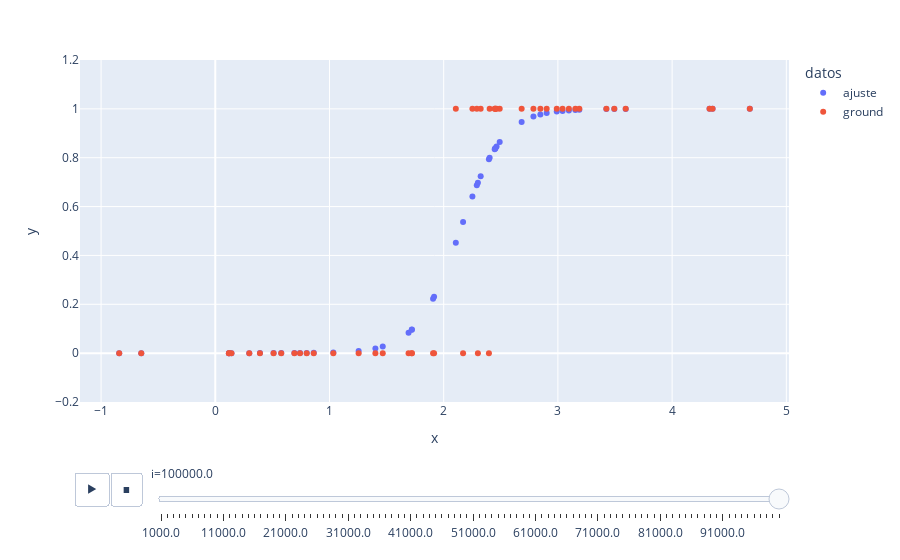

The code cell stored with this chart in its notebook:
### Code cell
px.scatter(df, x="x", y="y", color='datos', animation_frame="i",range_y=[-0.2,1.2],height=800)

### Figure 1 — Plotly figure (JSON) as saved in the notebook; plotly's stock layout.template omitted (floating-point values rounded to 4 significant figures)
{"data": [{"hoverlabel": {"namelength": 0}, "hovertemplate": "datos=ajuste<br>i=100000.0<br>x=%{x}<br>y=%{y}", "legendgroup": "ajuste", "marker": {"color": "#636efa", "symbol": "circle"}, "mode": "markers", "name": "ajuste", "showlegend": true, "type": "scatter", "x": ["4.327841741687896", "0.14162510227506353", "1.7212725764742365", "4.680204109183074", "2.251384452592745", "-0.8412309575042263", "2.989868320864879", "2.289896828732131", "3.152732387733973", "0.12008698614877522", "1.90701555386835", "0.8620574339596514", "2.3238354868010243", "2.9016878195850815", "2.395849411373184", "2.7856895362991874", "1.9157789678716912", "2.682597178515218", "2.40227336499933", "0.5774625981892354", "3.424284373390549", "1.4662521709726577", "3.1875325582536735", "0.8005036996180719", "0.5105948690799397", "2.4904034827445174", "2.2994762909305937", "3.040646203820823", "2.463003095330545", "1.7206847594115295", "2.4530177126605333", "2.846531558110708", "0.29771326566290257", "1.4019954711214946", "2.1696863496359793", "3.0961271619853035", "2.4502618399043206", "1.0337709973724742", "1.692326103459743", "3.4937624877659355", "3.5936353284618683", "2.106151721091778", "2.4466713986197526", "0.11950465822966294", "4.353963680822197", "0.7420662367891939", "-0.6481125675981234", "1.2552312768456788", "0.6927565162652675", "0.39103447928391777"], "xaxis": "x", "y": ["0.9999909982736428", "2.4093301379220297e-05", "0.0964757988084812", "0.9999986167187537", "0.6412454966295937", "1.2972124803881867e-07", "0.9890796878401329", "0.6868610037911108", "0.9953759365547045", "2.1487075462683756e-05", "0.22275161716078332", "0.001107957568627715", "0.7242983560848274", "0.9826631320186385", "0.7939122274888835", "0.9683497600254684", "0.230920450801105", "0.9464886415486805", "0.7994430378768972", "0.00024429764585543194", "0.9989043031808711", "0.026790300221399853", "0.996153835611531", "0.0007990286584481334", "0.00017123350476773165", "0.8642759676491125", "0.697707308336764", "0.9916412938686888", "0.8462677053790457", "0.09620378367298262", "0.8392348758126547", "0.9768932030624488", "5.5234182232496156e-05", "0.01918767179670989", "0.536562526986275", "0.9937627816509952", "0.8372486411985792", "0.002755511051966226", "0.08387122706193943", "0.9992423840860667", "0.9995543119479863", "0.45234417234464525", "0.8346313128084833", "2.1420669981126864e-05", "0.9999921652606828", "0.0005858059529201036", "3.620923880844463e-07", "0.00888706770608165", "0.0004507983725831571", "9.070305675644014e-05"], "yaxis": "y"}, {"hoverlabel": {"namelength": 0}, "hovertemplate": "datos=ground<br>i=100000.0<br>x=%{x}<br>y=%{y}", "legendgroup": "ground", "marker": {"color": "#EF553B", "symbol": "circle"}, "mode": "markers", "name": "ground", "showlegend": true, "type": "scatter", "x": ["4.327841741687896", "0.14162510227506353", "1.7212725764742365", "4.680204109183074", "2.251384452592745", "-0.8412309575042263", "2.989868320864879", "2.289896828732131", "3.152732387733973", "0.12008698614877522", "1.90701555386835", "0.8620574339596514", "2.3238354868010243", "2.9016878195850815", "2.395849411373184", "2.7856895362991874", "1.9157789678716912", "2.682597178515218", "2.40227336499933", "0.5774625981892354", "3.424284373390549", "1.4662521709726577", "3.1875325582536735", "0.8005036996180719", "0.5105948690799397", "2.4904034827445174", "2.2994762909305937", "3.040646203820823", "2.463003095330545", "1.7206847594115295", "2.4530177126605333", "2.846531558110708", "0.29771326566290257", "1.4019954711214946", "2.1696863496359793", "3.0961271619853035", "2.4502618399043206", "1.0337709973724742", "1.692326103459743", "3.4937624877659355", "3.5936353284618683", "2.106151721091778", "2.4466713986197526", "0.11950465822966294", "4.353963680822197", "0.7420662367891939", "-0.6481125675981234", "1.2552312768456788", "0.6927565162652675", "0.39103447928391777"], "xaxis": "x", "y": ["1", "0", "0", "1", "1", "0", "1", "1", "1", "0", "0", "0", "1", "1", "0", "1", "0", "1", "1", "0", "1", "0", "1", "0", "0", "1", "0", "1", "1", "0", "1", "1", "0", "0", "0", "1", "1", "0", "0", "1", "1", "1", "1", "0", "1", "0", "0", "0", "0", "0"], "yaxis": "y"}], "layout": {"autosize": true, "legend": {"title": {"text": "datos"}, "tracegroupgap": 0}, "margin": {"t": 60}, "sliders": [{"active": 99, "currentvalue": {"prefix": "i="}, "len": 0.9, "pad": {"b": 10, "t": 60}, "steps": [{"args": [["1000.0"], {"frame": {"duration": 0, "redraw": false}, "fromcurrent": true, "mode": "immediate", "transition": {"duration": 0, "easing": "linear"}}], "label": "1000.0", "method": "animate"}, {"args": [["2000.0"], {"frame": {"duration": 0, "redraw": false}, "fromcurrent": true, "mode": "immediate", "transition": {"duration": 0, "easing": "linear"}}], "label": "2000.0", "method": "animate"}, {"args": [["3000.0"], {"frame": {"duration": 0, "redraw": false}, "fromcurrent": true, "mode": "immediate", "transition": {"duration": 0, "easing": "linear"}}], "label": "3000.0", "method": "animate"}, {"args": [["4000.0"], {"frame": {"duration": 0, "redraw": false}, "fromcurrent": true, "mode": "immediate", "transition": {"duration": 0, "easing": "linear"}}], "label": "4000.0", "method": "animate"}, {"args": [["5000.0"], {"frame": {"duration": 0, "redraw": false}, "fromcurrent": true, "mode": "immediate", "transition": {"duration": 0, "easing": "linear"}}], "label": "5000.0", "method": "animate"}, {"args": [["6000.0"], {"frame": {"duration": 0, "redraw": false}, "fromcurrent": true, "mode": "immediate", "transition": {"duration": 0, "easing": "linear"}}], "label": "6000.0", "method": "animate"}, {"args": [["7000.0"], {"frame": {"duration": 0, "redraw": false}, "fromcurrent": true, "mode": "immediate", "transition": {"duration": 0, "easing": "linear"}}], "label": "7000.0", "method": "animate"}, {"args": [["8000.0"], {"frame": {"duration": 0, "redraw": false}, "fromcurrent": true, "mode": "immediate", "transition": {"duration": 0, "easing": "linear"}}], "label": "8000.0", "method": "animate"}, {"args": [["9000.0"], {"frame": {"duration": 0, "redraw": false}, "fromcurrent": true, "mode": "immediate", "transition": {"duration": 0, "easing": "linear"}}], "label": "9000.0", "method": "animate"}, {"args": [["10000.0"], {"frame": {"duration": 0, "redraw": false}, "fromcurrent": true, "mode": "immediate", "transition": {"duration": 0, "easing": "linear"}}], "label": "10000.0", "method": "animate"}, {"args": [["11000.0"], {"frame": {"duration": 0, "redraw": false}, "fromcurrent": true, "mode": "immediate", "transition": {"duration": 0, "easing": "linear"}}], "label": "11000.0", "method": "animate"}, {"args": [["12000.0"], {"frame": {"duration": 0, "redraw": false}, "fromcurrent": true, "mode": "immediate", "transition": {"duration": 0, "easing": "linear"}}], "label": "12000.0", "method": "animate"}, {"args": [["13000.0"], {"frame": {"duration": 0, "redraw": false}, "fromcurrent": true, "mode": "immediate", "transition": {"duration": 0, "easing": "linear"}}], "label": "13000.0", "method": "animate"}, {"args": [["14000.0"], {"frame": {"duration": 0, "redraw": false}, "fromcurrent": true, "mode": "immediate", "transition": {"duration": 0, "easing": "linear"}}], "label": "14000.0", "method": "animate"}, {"args": [["15000.0"], {"frame": {"duration": 0, "redraw": false}, "fromcurrent": true, "mode": "immediate", "transition": {"duration": 0, "easing": "linear"}}], "label": "15000.0", "method": "animate"}, {"args": [["16000.0"], {"frame": {"duration": 0, "redraw": false}, "fromcurrent": true, "mode": "immediate", "transition": {"duration": 0, "easing": "linear"}}], "label": "16000.0", "method": "animate"}, {"args": [["17000.0"], {"frame": {"duration": 0, "redraw": false}, "fromcurrent": true, "mode": "immediate", "transition": {"duration": 0, "easing": "linear"}}], "label": "17000.0", "method": "animate"}, {"args": [["18000.0"], {"frame": {"duration": 0, "redraw": false}, "fromcurrent": true, "mode": "immediate", "transition": {"duration": 0, "easing": "linear"}}], "label": "18000.0", "method": "animate"}, {"args": [["19000.0"], {"frame": {"duration": 0, "redraw": false}, "fromcurrent": true, "mode": "immediate", "transition": {"duration": 0, "easing": "linear"}}], "label": "19000.0", "method": "animate"}, {"args": [["20000.0"], {"frame": {"duration": 0, "redraw": false}, "fromcurrent": true, "mode": "immediate", "transition": {"duration": 0, "easing": "linear"}}], "label": "20000.0", "method": "animate"}, {"args": [["21000.0"], {"frame": {"duration": 0, "redraw": false}, "fromcurrent": true, "mode": "immediate", "transition": {"duration": 0, "easing": "linear"}}], "label": "21000.0", "method": "animate"}, {"args": [["22000.0"], {"frame": {"duration": 0, "redraw": false}, "fromcurrent": true, "mode": "immediate", "transition": {"duration": 0, "easing": "linear"}}], "label": "22000.0", "method": "animate"}, {"args": [["23000.0"], {"frame": {"duration": 0, "redraw": false}, "fromcurrent": true, "mode": "immediate", "transition": {"duration": 0, "easing": "linear"}}], "label": "23000.0", "method": "animate"}, {"args": [["24000.0"], {"frame": {"duration": 0, "redraw": false}, "fromcurrent": true, "mode": "immediate", "transition": {"duration": 0, "easing": "linear"}}], "label": "24000.0", "method": "animate"}, {"args": [["25000.0"], {"frame": {"duration": 0, "redraw": false}, "fromcurrent": true, "mode": "immediate", "transition": {"duration": 0, "easing": "linear"}}], "label": "25000.0", "method": "animate"}, {"args": [["26000.0"], {"frame": {"duration": 0, "redraw": false}, "fromcurrent": true, "mode": "immediate", "transition": {"duration": 0, "easing": "linear"}}], "label": "26000.0", "method": "animate"}, {"args": [["27000.0"], {"frame": {"duration": 0, "redraw": false}, "fromcurrent": true, "mode": "immediate", "transition": {"duration": 0, "easing": "linear"}}], "label": "27000.0", "method": "animate"}, {"args": [["28000.0"], {"frame": {"duration": 0, "redraw": false}, "fromcurrent": true, "mode": "immediate", "transition": {"duration": 0, "easing": "linear"}}], "label": "28000.0", "method": "animate"}, {"args": [["29000.0"], {"frame": {"duration": 0, "redraw": false}, "fromcurrent": true, "mode": "immediate", "transition": {"duration": 0, "easing": "linear"}}], "label": "29000.0", "method": "animate"}, {"args": [["30000.0"], {"frame": {"duration": 0, "redraw": false}, "fromcurrent": true, "mode": "immediate", "transition": {"duration": 0, "easing": "linear"}}], "label": "30000.0", "method": "animate"}, {"args": [["31000.0"], {"frame": {"duration": 0, "redraw": false}, "fromcurrent": true, "mode": "immediate", "transition": {"duration": 0, "easing": "linear"}}], "label": "31000.0", "method": "animate"}, {"args": [["32000.0"], {"frame": {"duration": 0, "redraw": false}, "fromcurrent": true, "mode": "immediate", "transition": {"duration": 0, "easing": "linear"}}], "label": "32000.0", "method": "animate"}, {"args": [["33000.0"], {"frame": {"duration": 0, "redraw": false}, "fromcurrent": true, "mode": "immediate", "transition": {"duration": 0, "easing": "linear"}}], "label": "33000.0", "method": "animate"}, {"args": [["34000.0"], {"frame": {"duration": 0, "redraw": false}, "fromcurrent": true, "mode": "immediate", "transition": {"duration": 0, "easing": "linear"}}], "label": "34000.0", "method": "animate"}, {"args": [["35000.0"], {"frame": {"duration": 0, "redraw": false}, "fromcurrent": true, "mode": "immediate", "transition": {"duration": 0, "easing": "linear"}}], "label": "35000.0", "method": "animate"}, {"args": [["36000.0"], {"frame": {"duration": 0, "redraw": false}, "fromcurrent": true, "mode": "immediate", "transition": {"duration": 0, "easing": "linear"}}], "label": "36000.0", "method": "animate"}, {"args": [["37000.0"], {"frame": {"duration": 0, "redraw": false}, "fromcurrent": true, "mode": "immediate", "transition": {"duration": 0, "easing": "linear"}}], "label": "37000.0", "method": "animate"}, {"args": [["38000.0"], {"frame": {"duration": 0, "redraw": false}, "fromcurrent": true, "mode": "immediate", "transition": {"duration": 0, "easing": "linear"}}], "label": "38000.0", "method": "animate"}, {"args": [["39000.0"], {"frame": {"duration": 0, "redraw": false}, "fromcurrent": true, "mode": "immediate", "transition": {"duration": 0, "easing": "linear"}}], "label": "39000.0", "method": "animate"}, {"args": [["40000.0"], {"frame": {"duration": 0, "redraw": false}, "fromcurrent": true, "mode": "immediate", "transition": {"duration": 0, "easing": "linear"}}], "label": "40000.0", "method": "animate"}, {"args": [["41000.0"], {"frame": {"duration": 0, "redraw": false}, "fromcurrent": true, "mode": "immediate", "transition": {"duration": 0, "easing": "linear"}}], "label": "41000.0", "method": "animate"}, {"args": [["42000.0"], {"frame": {"duration": 0, "redraw": false}, "fromcurrent": true, "mode": "immediate", "transition": {"duration": 0, "easing": "linear"}}], "label": "42000.0", "method": "animate"}, {"args": [["43000.0"], {"frame": {"duration": 0, "redraw": false}, "fromcurrent": true, "mode": "immediate", "transition": {"duration": 0, "easing": "linear"}}], "label": "43000.0", "method": "animate"}, {"args": [["44000.0"], {"frame": {"duration": 0, "redraw": false}, "fromcurrent": true, "mode": "immediate", "transition": {"duration": 0, "easing": "linear"}}], "label": "44000.0", "method": "animate"}, {"args": [["45000.0"], {"frame": {"duration": 0, "redraw": false}, "fromcurrent": true, "mode": "immediate", "transition": {"duration": 0, "easing": "linear"}}], "label": "45000.0", "method": "animate"}, {"args": [["46000.0"], {"frame": {"duration": 0, "redraw": false}, "fromcurrent": true, "mode": "immediate", "transition": {"duration": 0, "easing": "linear"}}], "label": "46000.0", "method": "animate"}, {"args": [["47000.0"], {"frame": {"duration": 0, "redraw": false}, "fromcurrent": true, "mode": "immediate", "transition": {"duration": 0, "easing": "linear"}}], "label": "47000.0", "method": "animate"}, {"args": [["48000.0"], {"frame": {"duration": 0, "redraw": false}, "fromcurrent": true, "mode": "immediate", "transition": {"duration": 0, "easing": "linear"}}], "label": "48000.0", "method": "animate"}, {"args": [["49000.0"], {"frame": {"duration": 0, "redraw": false}, "fromcurrent": true, "mode": "immediate", "transition": {"duration": 0, "easing": "linear"}}], "label": "49000.0", "method": "animate"}, {"args": [["50000.0"], {"frame": {"duration": 0, "redraw": false}, "fromcurrent": true, "mode": "immediate", "transition": {"duration": 0, "easing": "linear"}}], "label": "50000.0", "method": "animate"}, {"args": [["51000.0"], {"frame": {"duration": 0, "redraw": false}, "fromcurrent": true, "mode": "immediate", "transition": {"duration": 0, "easing": "linear"}}], "label": "51000.0", "method": "animate"}, {"args": [["52000.0"], {"frame": {"duration": 0, "redraw": false}, "fromcurrent": true, "mode": "immediate", "transition": {"duration": 0, "easing": "linear"}}], "label": "52000.0", "method": "animate"}, {"args": [["53000.0"], {"frame": {"duration": 0, "redraw": false}, "fromcurrent": true, "mode": "immediate", "transition": {"duration": 0, "easing": "linear"}}], "label": "53000.0", "method": "animate"}, {"args": [["54000.0"], {"frame": {"duration": 0, "redraw": false}, "fromcurrent": true, "mode": "immediate", "transition": {"duration": 0, "easing": "linear"}}], "label": "54000.0", "method": "animate"}, {"args": [["55000.0"], {"frame": {"duration": 0, "redraw": false}, "fromcurrent": true, "mode": "immediate", "transition": {"duration": 0, "easing": "linear"}}], "label": "55000.0", "method": "animate"}, {"args": [["56000.0"], {"frame": {"duration": 0, "redraw": false}, "fromcurrent": true, "mode": "immediate", "transition": {"duration": 0, "easing": "linear"}}], "label": "56000.0", "method": "animate"}, {"args": [["57000.0"], {"frame": {"duration": 0, "redraw": false}, "fromcurrent": true, "mode": "immediate", "transition": {"duration": 0, "easing": "linear"}}], "label": "57000.0", "method": "animate"}, {"args": [["58000.0"], {"frame": {"duration": 0, "redraw": false}, "fromcurrent": true, "mode": "immediate", "transition": {"duration": 0, "easing": "linear"}}], "label": "58000.0", "method": "animate"}, {"args": [["59000.0"], {"frame": {"duration": 0, "redraw": false}, "fromcurrent": true, "mode": "immediate", "transition": {"duration": 0, "easing": "linear"}}], "label": "59000.0", "method": "animate"}, {"args": [["60000.0"], {"frame": {"duration": 0, "redraw": false}, "fromcurrent": true, "mode": "immediate", "transition": {"duration": 0, "easing": "linear"}}], "label": "60000.0", "method": "animate"}, {"args": [["61000.0"], {"frame": {"duration": 0, "redraw": false}, "fromcurrent": true, "mode": "immediate", "transition": {"duration": 0, "easing": "linear"}}], "label": "61000.0", "method": "animate"}, {"args": [["62000.0"], {"frame": {"duration": 0, "redraw": false}, "fromcurrent": true, "mode": "immediate", "transition": {"duration": 0, "easing": "linear"}}], "label": "62000.0", "method": "animate"}, {"args": [["63000.0"], {"frame": {"duration": 0, "redraw": false}, "fromcurrent": true, "mode": "immediate", "transition": {"duration": 0, "easing": "linear"}}], "label": "63000.0", "method": "animate"}, {"args": [["64000.0"], {"frame": {"duration": 0, "redraw": false}, "fromcurrent": true, "mode": "immediate", "transition": {"duration": 0, "easing": "linear"}}], "label": "64000.0", "method": "animate"}, {"args": [["65000.0"], {"frame": {"duration": 0, "redraw": false}, "fromcurrent": true, "mode": "immediate", "transition": {"duration": 0, "easing": "linear"}}], "label": "65000.0", "method": "animate"}, {"args": [["66000.0"], {"frame": {"duration": 0, "redraw": false}, "fromcurrent": true, "mode": "immediate", "transition": {"duration": 0, "easing": "linear"}}], "label": "66000.0", "method": "animate"}, {"args": [["67000.0"], {"frame": {"duration": 0, "redraw": false}, "fromcurrent": true, "mode": "immediate", "transition": {"duration": 0, "easing": "linear"}}], "label": "67000.0", "method": "animate"}, {"args": [["68000.0"], {"frame": {"duration": 0, "redraw": false}, "fromcurrent": true, "mode": "immediate", "transition": {"duration": 0, "easing": "linear"}}], "label": "68000.0", "method": "animate"}, {"args": [["69000.0"], {"frame": {"duration": 0, "redraw": false}, "fromcurrent": true, "mode": "immediate", "transition": {"duration": 0, "easing": "linear"}}], "label": "69000.0", "method": "animate"}, {"args": [["70000.0"], {"frame": {"duration": 0, "redraw": false}, "fromcurrent": true, "mode": "immediate", "transition": {"duration": 0, "easing": "linear"}}], "label": "70000.0", "method": "animate"}, {"args": [["71000.0"], {"frame": {"duration": 0, "redraw": false}, "fromcurrent": true, "mode": "immediate", "transition": {"duration": 0, "easing": "linear"}}], "label": "71000.0", "method": "animate"}, {"args": [["72000.0"], {"frame": {"duration": 0, "redraw": false}, "fromcurrent": true, "mode": "immediate", "transition": {"duration": 0, "easing": "linear"}}], "label": "72000.0", "method": "animate"}, {"args": [["73000.0"], {"frame": {"duration": 0, "redraw": false}, "fromcurrent": true, "mode": "immediate", "transition": {"duration": 0, "easing": "linear"}}], "label": "73000.0", "method": "animate"}, {"args": [["74000.0"], {"frame": {"duration": 0, "redraw": false}, "fromcurrent": true, "mode": "immediate", "transition": {"duration": 0, "easing": "linear"}}], "label": "74000.0", "method": "animate"}, {"args": [["75000.0"], {"frame": {"duration": 0, "redraw": false}, "fromcurrent": true, "mode": "immediate", "transition": {"duration": 0, "easing": "linear"}}], "label": "75000.0", "method": "animate"}, {"args": [["76000.0"], {"frame": {"duration": 0, "redraw": false}, "fromcurrent": true, "mode": "immediate", "transition": {"duration": 0, "easing": "linear"}}], "label": "76000.0", "method": "animate"}, {"args": [["77000.0"], {"frame": {"duration": 0, "redraw": false}, "fromcurrent": true, "mode": "immediate", "transition": {"duration": 0, "easing": "linear"}}], "label": "77000.0", "method": "animate"}, {"args": [["78000.0"], {"frame": {"duration": 0, "redraw": false}, "fromcurrent": true, "mode": "immediate", "transition": {"duration": 0, "easing": "linear"}}], "label": "78000.0", "method": "animate"}, {"args": [["79000.0"], {"frame": {"duration": 0, "redraw": false}, "fromcurrent": true, "mode": "immediate", "transition": {"duration": 0, "easing": "linear"}}], "label": "79000.0", "method": "animate"}, {"args": [["80000.0"], {"frame": {"duration": 0, "redraw": false}, "fromcurrent": true, "mode": "immediate", "transition": {"duration": 0, "easing": "linear"}}], "label": "80000.0", "method": "animate"}, {"args": [["81000.0"], {"frame": {"duration": 0, "redraw": false}, "fromcurrent": true, "mode": "immediate", "transition": {"duration": 0, "easing": "linear"}}], "label": "81000.0", "method": "animate"}, {"args": [["82000.0"], {"frame": {"duration": 0, "redraw": false}, "fromcurrent": true, "mode": "immediate", "transition": {"duration": 0, "easing": "linear"}}], "label": "82000.0", "method": "animate"}, {"args": [["83000.0"], {"frame": {"duration": 0, "redraw": false}, "fromcurrent": true, "mode": "immediate", "transition": {"duration": 0, "easing": "linear"}}], "label": "83000.0", "method": "animate"}, {"args": [["84000.0"], {"frame": {"duration": 0, "redraw": false}, "fromcurrent": true, "mode": "immediate", "transition": {"duration": 0, "easing": "linear"}}], "label": "84000.0", "method": "animate"}, {"args": [["85000.0"], {"frame": {"duration": 0, "redraw": false}, "fromcurrent": true, "mode": "immediate", "transition": {"duration": 0, "easing": "linear"}}], "label": "85000.0", "method": "animate"}, {"args": [["86000.0"], {"frame": {"duration": 0, "redraw": false}, "fromcurrent": true, "mode": "immediate", "transition": {"duration": 0, "easing": "linear"}}], "label": "86000.0", "method": "animate"}, {"args": [["87000.0"], {"frame": {"duration": 0, "redraw": false}, "fromcurrent": true, "mode": "immediate", "transition": {"duration": 0, "easing": "linear"}}], "label": "87000.0", "method": "animate"}, {"args": [["88000.0"], {"frame": {"duration": 0, "redraw": false}, "fromcurrent": true, "mode": "immediate", "transition": {"duration": 0, "easing": "linear"}}], "label": "88000.0", "method": "animate"}, {"args": [["89000.0"], {"frame": {"duration": 0, "redraw": false}, "fromcurrent": true, "mode": "immediate", "transition": {"duration": 0, "easing": "linear"}}], "label": "89000.0", "method": "animate"}, {"args": [["90000.0"], {"frame": {"duration": 0, "redraw": false}, "fromcurrent": true, "mode": "immediate", "transition": {"duration": 0, "easing": "linear"}}], "label": "90000.0", "method": "animate"}, {"args": [["91000.0"], {"frame": {"duration": 0, "redraw": false}, "fromcurrent": true, "mode": "immediate", "transition": {"duration": 0, "easing": "linear"}}], "label": "91000.0", "method": "animate"}, {"args": [["92000.0"], {"frame": {"duration": 0, "redraw": false}, "fromcurrent": true, "mode": "immediate", "transition": {"duration": 0, "easing": "linear"}}], "label": "92000.0", "method": "animate"}, {"args": [["93000.0"], {"frame": {"duration": 0, "redraw": false}, "fromcurrent": true, "mode": "immediate", "transition": {"duration": 0, "easing": "linear"}}], "label": "93000.0", "method": "animate"}, {"args": [["94000.0"], {"frame": {"duration": 0, "redraw": false}, "fromcurrent": true, "mode": "immediate", "transition": {"duration": 0, "easing": "linear"}}], "label": "94000.0", "method": "animate"}, {"args": [["95000.0"], {"frame": {"duration": 0, "redraw": false}, "fromcurrent": true, "mode": "immediate", "transition": {"duration": 0, "easing": "linear"}}], "label": "95000.0", "method": "animate"}, {"args": [["96000.0"], {"frame": {"duration": 0, "redraw": false}, "fromcurrent": true, "mode": "immediate", "transition": {"duration": 0, "easing": "linear"}}], "label": "96000.0", "method": "animate"}, {"args": [["97000.0"], {"frame": {"duration": 0, "redraw": false}, "fromcurrent": true, "mode": "immediate", "transition": {"duration": 0, "easing": "linear"}}], "label": "97000.0", "method": "animate"}, {"args": [["98000.0"], {"frame": {"duration": 0, "redraw": false}, "fromcurrent": true, "mode": "immediate", "transition": {"duration": 0, "easing": "linear"}}], "label": "98000.0", "method": "animate"}, {"args": [["99000.0"], {"frame": {"duration": 0, "redraw": false}, "fromcurrent": true, "mode": "immediate", "transition": {"duration": 0, "easing": "linear"}}], "label": "99000.0", "method": "animate"}, {"args": [["100000.0"], {"frame": {"duration": 0, "redraw": false}, "fromcurrent": true, "mode": "immediate", "transition": {"duration": 0, "easing": "linear"}}], "label": "100000.0", "method": "animate"}], "x": 0.1, "xanchor": "left", "y": 0, "yanchor": "top"}], "updatemenus": [{"buttons": [{"args": [null, {"frame": {"duration": 500, "redraw": false}, "fromcurrent": true, "mode": "immediate", "transition": {"duration": 500, "easing": "linear"}}], "label": "&#9654;", "method": "animate"}, {"args": [[null], {"frame": {"duration": 0, "redraw": false}, "fromcurrent": true, "mode": "immediate", "transition": {"duration": 0, "easing": "linear"}}], "label": "&#9724;", "method": "animate"}], "direction": "left", "pad": {"r": 10, "t": 70}, "showactive": false, "type": "buttons", "x": 0.1, "xanchor": "right", "y": 0, "yanchor": "top"}], "xaxis": {"anchor": "y", "autorange": true, "domain": [0, 1], "range": [-1.171, 5.01], "title": {"text": "x"}, "type": "linear"}, "yaxis": {"anchor": "x", "domain": [0, 1], "range": [-0.2, 1.2], "title": {"text": "y"}, "type": "linear"}}}
